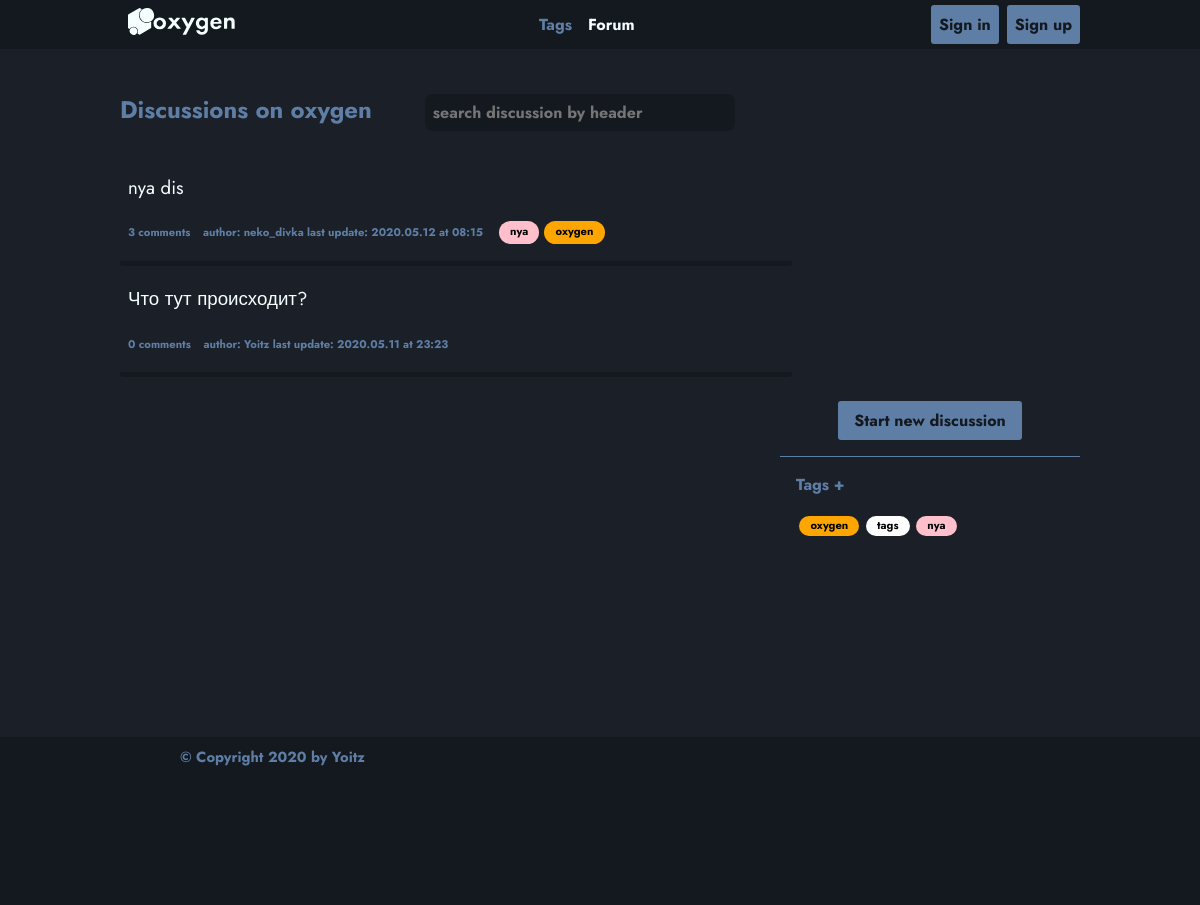
Page /forum on the committed database.
### app/alchemy/models/discussions.py (models this page shows, shortened)
class Discussion(SqlAlchemyBase):
    __tablename__ = 'discussions'
    id = sqlalchemy.Column(
        sqlalchemy.Integer,
        primary_key=True,
        autoincrement=True
    )
    header = sqlalchemy.Column(
        sqlalchemy.String
    )
    personal_file = sqlalchemy.Column(
        sqlalchemy.String,
        unique=True
    )
    author_id = sqlalchemy.Column(
        sqlalchemy.Integer, sqlalchemy.ForeignKey("users.id")
    )
    author = orm.relation("User")
    creation_date = sqlalchemy.Column(
        sqlalchemy.DateTime, default=datetime.datetime.now)
    last_update_date = sqlalchemy.Column(
        sqlalchemy.DateTime, default=datetime.datetime.now)
    answers = orm.relation("Answer", back_populates='discussion')
    answers_cnt = sqlalchemy.Column(sqlalchemy.Integer, default=0)
    likes = sqlalchemy.Column(sqlalchemy.Integer, default=0)
    dislikes = sqlalchemy.Column(sqlalchemy.Integer, default=0)
    def get_tags(self):
        from app.alchemy import session as Session
        from app.alchemy.models.tags import Tag
        from json import loads
        session = Session.create_session()
        data = {}
        tags = []
        with open(f"./static/databases/frm_api-files{self.personal_file}", "r") as file:
            data = loads(file.read())
        q = session.query(Tag)
        for i in data['tag_ids']:
            tags.append(q.filter(Tag.id==i).first())
        print(tags)
        return tags
    def getBeautifulDate(self):
        data = (str(self.last_update_date)).split()
        data[0] = data[0].split('-')
        data[1] = data[1].split(':')[:2]
        return '.'.join(data[0]) + " at " + ":".join(data[1][:2])
    def to_dict_beauty(self):
        return {
            'id': self.id,
            'author': self.author,
            "header": self.header,
            'last_update': self.getBeautifulDate(),
            'answers': len(self.answers),
            'tags': self.get_tags(),
            'personal_file': f"/discussion_{self.id}.json"
        }

### app/alchemy/models/users.py (models this page shows, shortened)
class User(UserMixin, SqlAlchemyBase):
    __tablename__ = 'users'
    id = sqlalchemy.Column(
        sqlalchemy.Integer,
        primary_key=True,
        autoincrement=True
    )
    login = sqlalchemy.Column(
        sqlalchemy.String,
        unique=True
    )
    avatar = sqlalchemy.Column(sqlalchemy.String, default="static/images/avatars/av/avatar_00.png")
    personal_file = sqlalchemy.Column(
        sqlalchemy.String,
        unique=True
    )
    email = sqlalchemy.Column(sqlalchemy.String, unique=True)
    password_hash = sqlalchemy.Column(sqlalchemy.String)
    modified_date = sqlalchemy.Column(
        sqlalchemy.DateTime, default=datetime.datetime.now)
    last_enter_date = sqlalchemy.Column(
        sqlalchemy.DateTime, default=datetime.datetime.now)
    anwers     = orm.relation("Answer", back_populates='author')
    discussions     = orm.relation("Discussion", back_populates='author')
    tags     = orm.relation("Tag", back_populates='author')
    def __repr__(self):
        return f"<User> {self.id} {self.login} {self.email}"

### app/alchemy/models/tags.py (models this page shows)
class Tag(SqlAlchemyBase):
    __tablename__ = 'tags'
    id = sqlalchemy.Column(
        sqlalchemy.Integer,
        primary_key=True,
        autoincrement=True
    )
    header = sqlalchemy.Column(
        sqlalchemy.String,
        unique=True
    )
    color = sqlalchemy.Column(
        sqlalchemy.String
    )
    bg_color = sqlalchemy.Column(
        sqlalchemy.String
    )
    author_id = sqlalchemy.Column(
        sqlalchemy.Integer, sqlalchemy.ForeignKey("users.id")
    )
    author = orm.relation("User")
    popularity = sqlalchemy.Column(sqlalchemy.Integer, default=0)
    creation_date = sqlalchemy.Column(
        sqlalchemy.DateTime, default=datetime.datetime.now)
    last_using_date = sqlalchemy.Column(
        sqlalchemy.DateTime, default=datetime.datetime.now)
    def __repr__(self):
        return f"<Tag> {self.id} from: {self.header} bg-color: {self.bg_color} color: {self.color} author: {self.author}"
    def to_dict(self):
        return {
            "type": "<Tag>",
            "repr": self.__repr__(),
            "id": self.id,
            "header": self.header,
            "bg_color": self.bg_color,
            "color": self.color,
            "author_id": self.author_id
        }

### app/services/forums/frm_api.py (the view)
@blueprint.route("/forum")
def main():
    headers = {
            "main": "Forum",
            "brand": SvgMaster.getFullLogo(),
            "menu": JsonMaster.htmlifyFile(
                "./templates/json-templates/menu.json",
                {
                    "activated": ["forum"]
                }
            ),
            "user": UserMaster.get_userBar()
    }
    forum = list(session.query(Discussion).all())[::-1];
    forum = list(map(lambda x: x.to_dict_beauty(), forum))
    return flask.render_template(
        "general-templates/forum.html",
        title="oxygen forum",
        headers=headers,
        tags=getListTags(),
        forum=forum
    )

### app/alchemy/session.py (called while the page is built)
def create_session() -> Session:
	global __factory
	return __factory()

### app/services/courier/jsr.py (called while the page is built)
    def getJson(filename: str):
        with open(filename, "r") as file:
            return json.load(file)

    def htmlifyFile(filename, attr={}) -> dict:
        if "attr" not in attr: attr['attr'] = {}
        attr['attr']['adress']=flask.request.host
        return JsonMaster.htmlify(
            JsonMaster.getJson(filename),
            (attr["activated"] if "activated" in attr else []),
            (attr["attr"] if "attr" in attr else {}),
        )

### app/services/courier/svg.py (called while the page is built)
        def getFullLogo():
            with open("./static/logo/logo_full_mono.svg", "r") as svg: return svg.read()

### app/services/forums/tgs_api.py (called while the page is built)
def getListTags():
    return list(map(lambda x: x.to_dict(), session.query(Tag).all()))

### app/services/users/usr_api.py (called while the page is built, shortened)
def get_userBar():
    if not flogin.current_user.is_authenticated:
        return JsonMaster.htmlifyFile("./templates/json-templates/user-bar.json", {})["unautorised"]

### templates/block-templates/unautorised.html
<nav >
    <a href="/login" style="margin-right: 0.2rem">
        <li class="btn-visible btn item">
            Sign in
        </li>
    </a>
    <a href="/register" >
        <li class="btn-visible btn item">
            Sign up
        </li>
    </a>
</nav>

### templates/general-templates/forum.html (shortened to what this page needs)
{% extends "general-templates/basic.html" %}
{% block content %}
<div class="w-80 mrg-auto wrap">
        <div id="forum" class="w-70 left-block" >
            <nav method="GET" class="search mrg-auto" style="display: inline-block; margin-left:0; margin-bottom: 0.5rem; min-width: 300px;">
                    <div class="mrg-auto" style="display: inline-block; min-width: 300px">
                        <h1>Discussions on oxygen</h1>
                    </div>
                    <input class="mrg-auto" onchange="search('discussions', this)" onkeyup="search('discussions', this)" type="text" name="tag-search"  placeholder="search discussion by header">
            </nav>
            <nav id="disc-list">
            {%for discuss in forum %}
            <a href="forum/d/{{discuss['id']}}"><div class="discussion">
                <div class="head">
                    <h3 class="w-90">{{discuss['header']}}</h3>
                </div>
                <div style="margin-right: 0;">
                    <div style="display: inline-block;">
                        <div style="display: flex; flex-wrap: wrap;">
                            <span class="item">{{ discuss['answers'] }} comments</span>
                            <span class="item">author: {{ discuss['author'].login }} last update: {{ discuss['last_update'] }}</span>
                            {%for i in discuss['tags']%}
                                <span class="tag" style="color:{{i['color']}}; background-color:{{i['bg_color']}}">{{i['header']}}</span>
                            {%endfor%}
                        </div>
                    </div>
                </div>
            </div></a>
            {% endfor %}
            </nav>
        </div>
    <div class="w-25 right-block mrg-auto" style="margin-top: 0.5em;">
        <div class="card-flex" >
            <a href="/forum/new" class="mrg-auto btn-visible btn item">Start new discussion</a>
        </div>
        <div class="line"></div>
        <div class="card-flex card w-90">
            <a href="/tags" class="btn" style="underline; display: block; width: 100%; margin-bottom: 1rem" title="Add new tags">Tags +</a>
            <div style="display: flex; flex-wrap: wrap;">
                {%for i in tags%}
                    <span class="tag" style="color:{{i['color']}}; background-color:{{i['bg_color']}}">{{i['header']}}</span>
                {%endfor%}
            </div>
        </div>
    </div>
</div>
{% endblock %}

### static/styles/general.css (style rules this page uses)
:root { --black: #111; --white: #FFF; --deep-dark: #111215; --mid-dark: #212225; --light-dark: #313235; --clear-light: #F5FFFF; --deep-blue: #14191f; --dark-blue: #1b2028; --light-blue: #5f7ea6; --ultralight-blue: #6c7d93; }
* { transition: color .25s ease-in-out,background-color .25s ease-in-out,border-color .25s ease-in-out,box-shadow .25s ease-in-out !important; font-family: 'Jost', Sans-Serif; }
body { margin: 0; padding: 0; background-color: var(--dark-blue); font-family: 'Jost'; font-weight: 700; word-break: break-all; }
h1, h2, h3, h4, h5, h6 { color: var(--light-blue); }
a { text-decoration: none; color: var(--light-blue); }
.line { background-color: var(--light-blue); border: none; height: 1px; width: 100%; display: block; }
.btn { cursor: pointer; border-radius: 0.2rem; }
.btn-visible { background-color: var(--light-blue); color: var(--deep-blue) !important; padding: 1rem; padding-top: 0.5rem; padding-bottom: 0.5rem; }
.bg-dark * { color: var(--clear-light); }
.linear-menu .item { display: inline-block; padding: 0.5rem; color: var(--light-blue); }
.active { color: var(--clear-light) !important; }
.brand svg { height: 1.7rem; transition: fill .25s ease-in-out !important; }
.mrg-auto { margin: auto; }
.wrap { display: flex; flex-wrap: wrap; }
.right-block { margin-right: 0; display: inline-block; min-width: 300px; }
.left-block { min-width: 300px; margin-right: 0; display: inline-block; }
.card { min-width: 300px; display: block; border-radius: 0.2rem; background-color: var(--deep-blue); }
.card-flex { min-width: 300px; display: flex; flex-wrap: wrap; padding-top: 1rem; padding-bottom: 1rem; }
.right-block { display: block; background-color: inherit; }
.right-block > .card { background-color: inherit; padding: 1em; }
.discussion { background-color: var(--dark-blue); border-radius: 0.2rem; min-height: 50px; padding: 0.5rem; padding-top: 0; padding-bottom: 1rem; border-bottom: 5px solid var(--deep-blue); cursor: pointer; }
.discussion .item { display: inline-block; font-size: 0.7rem; border-radius: 1.5rem; padding: 0.7rem; margin: 0.1rem; margin-left: 0; padding-left: 0; padding-top: 0.2rem; padding-bottom: 0.2rem; cursor: pointer; color: var(--light-blue); }
.discussion .tag { margin: 0.1rem; margin-left: 0.2rem; }
.discussion .head { display: inline-block; font-size: 1rem; width: 100%; font-weight: 400; padding: 0; color: var(--clear-light); }
.discussion .head h3 { display: inline-block; font-weight: 400; color: var(--clear-light); }
.tag { display: inline-block; font-size: 0.7rem; border-radius: 1.5rem; text-align: center; padding: 0.7rem; margin: 0.2rem; padding-top: 0.1rem; padding-bottom: 0.2rem; cursor: pointer; }
.search input { min-width: 300px; border: none; font-weight: 700; font-size: 1rem; background-color: var(--deep-blue); border-radius: 0.5rem; padding-left: 0.5rem; height: 2.2rem; color: var(--light-blue); }
.w-90 { width: 90%; }
.w-80 { width: 80%; }
.w-70 { width: 70%; }
.w-25 { width: 25%; }

### rows in the picture
Discussion: header "nya dis", answers "3", author.login "neko_divka", last_update "2020.05.12 at 08:15"
Tag: header "nya"
Tag: header "oxygen"
Discussion: header "Что тут происходит?", answers "0", author.login "Yoitz", last_update "2020.05.11 at 23:23"
Tag: header "tags"

### other values in the picture
{{ headers['menu'][i] | safe }} "Tags" "Forum"
